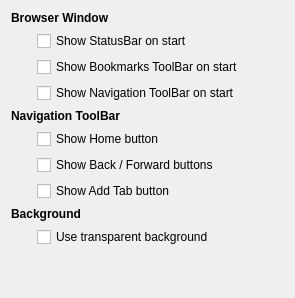
         <widget class="QWidget" name="tab_4">
          <attribute name="title">
           <string>Advanced options</string>
          </attribute>
          <layout class="QGridLayout" name="gridLayout_16">
           <item row="0" column="0" colspan="2">
            <widget class="QLabel" name="label_18">
             <property name="text">
              <string>&lt;b&gt;Browser Window&lt;/b&gt;</string>
             </property>
            </widget>
           </item>
           <item row="1" column="0">
            <spacer name="horizontalSpacer_8">
             <property name="orientation">
              <enum>Qt::Horizontal</enum>
             </property>
             <property name="sizeType">
              <enum>QSizePolicy::Fixed</enum>
             </property>
             <property name="sizeHint" stdset="0">
              <size>
               <width>20</width>
               <height>20</height>
              </size>
             </property>
            </spacer>
           </item>
           <item row="1" column="1">
            <layout class="QGridLayout" name="gridLayout_7">
             <item row="0" column="0">
              <widget class="QCheckBox" name="showStatusbar">
               <property name="text">
                <string>Show StatusBar on start</string>
               </property>
              </widget>
             </item>
             <item row="1" column="0">
              <widget class="QCheckBox" name="showBookmarksToolbar">
               <property name="text">
                <string>Show Bookmarks ToolBar on start</string>
               </property>
              </widget>
             </item>
             <item row="2" column="0">
              <widget class="QCheckBox" name="showNavigationToolbar">
               <property name="text">
                <string>Show Navigation ToolBar on start</string>
               </property>
              </widget>
             </item>
            </layout>
           </item>
           <item row="1" column="2">
            <spacer name="horizontalSpacer_2">
             <property name="orientation">
              <enum>Qt::Horizontal</enum>
             </property>
             <property name="sizeHint" stdset="0">
              <size>
               <width>40</width>
               <height>20</height>
              </size>
             </property>
            </spacer>
           </item>
           <item row="2" column="0" colspan="2">
            <widget class="QLabel" name="label_8">
             <property name="text">
              <string>&lt;b&gt;Navigation ToolBar&lt;/b&gt;</string>
             </property>
            </widget>
           </item>
           <item row="3" column="1">
            <widget class="QCheckBox" name="showHome">
             <property name="text">
              <string>Show Home button</string>
             </property>
            </widget>
           </item>
           <item row="4" column="1">
            <widget class="QCheckBox" name="showBackForward">
             <property name="text">
              <string>Show Back / Forward buttons</string>
             </property>
            </widget>
           </item>
           <item row="5" column="1">
            <widget class="QCheckBox" name="showAddTabButton">
             <property name="text">
              <string>Show Add Tab button</string>
             </property>
            </widget>
           </item>
           <item row="6" column="0" colspan="2">
            <widget class="QLabel" name="label_7">
             <property name="text">
              <string>&lt;b&gt;Background&lt;b/&gt;</string>
             </property>
            </widget>
           </item>
           <item row="8" column="1">
            <spacer name="verticalSpacer_12">
             <property name="orientation">
              <enum>Qt::Vertical</enum>
             </property>
             <property name="sizeHint" stdset="0">
              <size>
               <width>20</width>
               <height>40</height>
              </size>
             </property>
            </spacer>
           </item>
           <item row="7" column="1">
            <widget class="QCheckBox" name="useTransparentBg">
             <property name="text">
              <string>Use transparent background</string>
             </property>
            </widget>
           </item>
          </layout>
         </widget>
